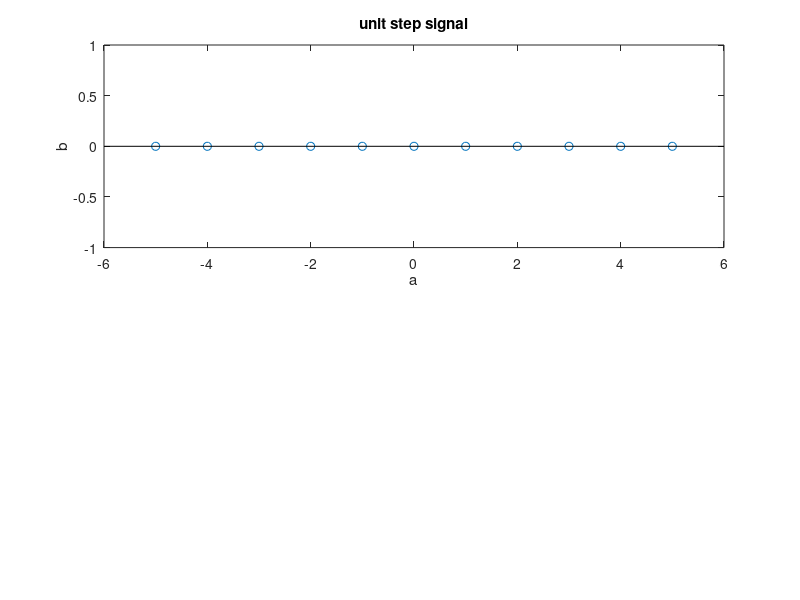

This figure's MATLAB source:
clc 
clear all
close all
n=[-5:1:5]
q=length(n);
j=1;
for i=1:q
    if n(1)<0
        amp(j)=0;
        j=j+1;
    else
        amp(j)=1;
        j=j+1;
    end
end
subplot(2,1,1);
stem(n,amp)
xlabel("a")
ylabel("b")
title("unit step signal")
%program for unit impulse signal
n=[-5:1:5]
q=length(n);
j=1;
for i=1:q
    if n(1)<0
        amp(j)=0;
        j=j+1;
    else
        amp(j)=1;
        j=j+1;
    end
end
subplot(2,1,1);
stem(n,amp)
xlabel("a")
ylabel("b")
title("unit step signal")







        
